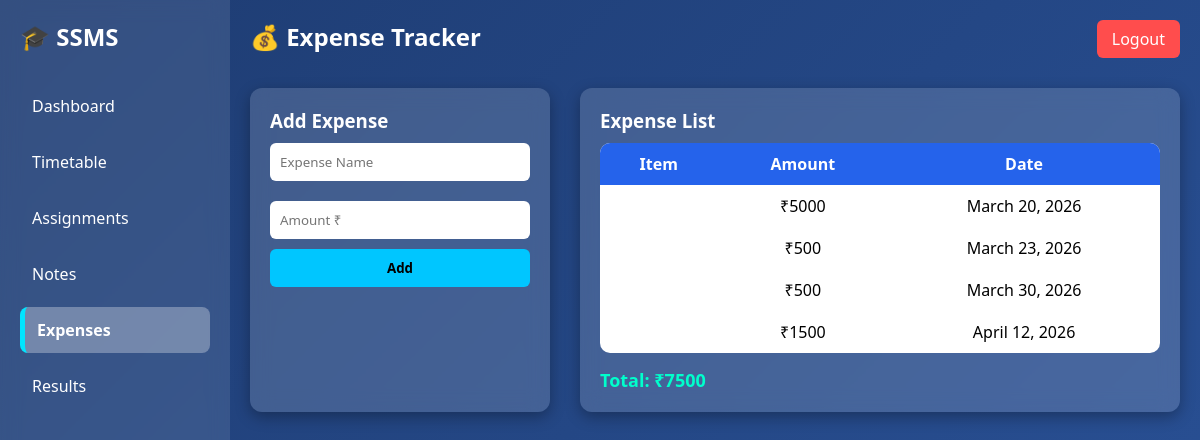
Page /expenses/ on the earlier database version.
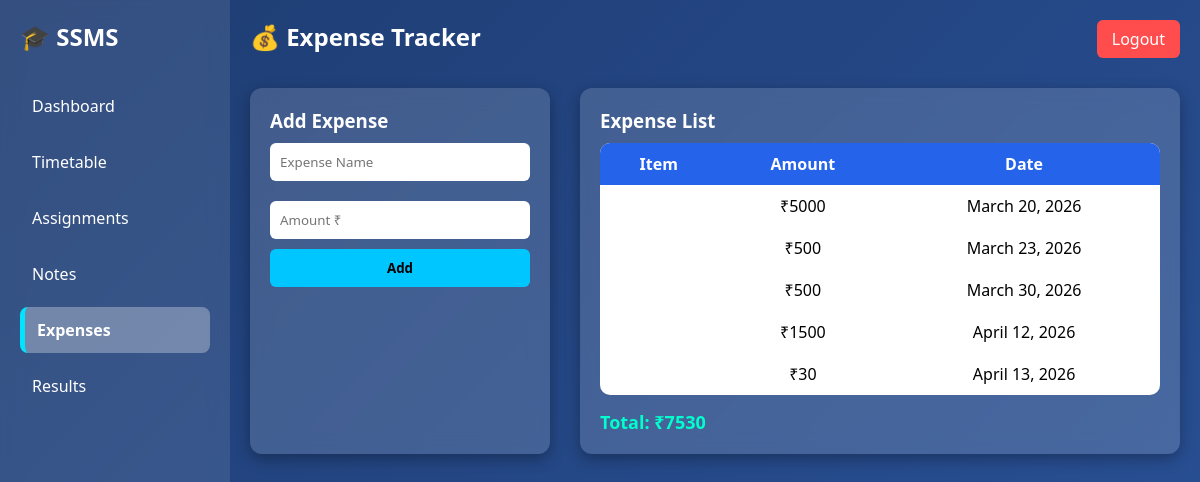
Same page on the later database version.
### core/models.py (models this page shows, shortened)
class Expense(models.Model):
    title = models.CharField(max_length=100)
    amount = models.IntegerField()
    date = models.DateField(auto_now_add=True)

### core/views.py (the view)
# urls.py: path('expenses/', views.expenses, name='expenses'),
def expenses(request):
    if request.method == 'POST':
        title = request.POST.get('title')
        amount = request.POST.get('amount')
        Expense.objects.create(title=title, amount=amount)
        return redirect('expenses')
    data = Expense.objects.all()
    total = sum(e.amount for e in data)
    return render(request, 'expenses.html', {'expenses': data, 'total': total})

### templates/expenses.html (shortened to what this page needs)
<!DOCTYPE html>
<html>
<head>
    <link rel="stylesheet" href="https://cdnjs.cloudflare.com/ajax/libs/font-awesome/6.5.0/css/all.min.css">
</head>
<body>
<div class="sidebar">
    <h2>🎓 SSMS</h2>
    <a href="/student_home/">Dashboard</a>
    <a href="/timetable/">Timetable</a>
    <a href="/assignments/">Assignments</a>
    <a href="/notes/">Notes</a>
    <a href="/expenses/" class="active">Expenses</a>
    <a href="/results/">Results</a>
</div>
<div class="main">
    <div class="topbar">
        <h2>💰 Expense Tracker</h2>
        <a href="/" class="logout">Logout</a>
    </div>
    <div class="flex">
        <div class="card form-card">
            <h3>Add Expense</h3>
            <form method="POST">
                <input type="text" name="title" placeholder="Expense Name" required>
                <input type="number" name="amount" placeholder="Amount ₹" required>
                <button type="submit">Add</button>
            </form>
        </div>
        <div class="card" style="flex:1;">
            <h3>Expense List</h3>
            {% if expenses %}
            <table>
                <tr>
                    <th>Item</th>
                    <th>Amount</th>
                    <th>Date</th>
                </tr>
                {% for e in expenses %}
                <tr>
                    <td>{{ e.item }}</td>
                    <td>₹{{ e.amount }}</td>
                    <td>{{ e.date }}</td>
                </tr>
                {% endfor %}
            </table>
            <div class="total">
                Total: ₹{{ total }}
            </div>
            {% else %}
            <p>No Expenses Yet</p>
            {% endif %}
        </div>
    </div>
</div>
</body>
</html>

### templates/expenses.html (style rules this page uses)
* { margin: 0; padding: 0; box-sizing: border-box; font-family: 'Segoe UI'; }
body { display: flex; background: linear-gradient(135deg, #1e3c72, #2a5298); height: 100vh; }
.sidebar { width: 230px; background: rgba(255,255,255,0.1); backdrop-filter: blur(10px); color: white; padding: 20px; }
.sidebar h2 { margin-bottom: 30px; }
.sidebar a { display: block; padding: 12px; margin: 10px 0; color: white; text-decoration: none; border-radius: 8px; transition: 0.3s; }
.sidebar a.active { background: rgba(255,255,255,0.3); font-weight: bold; border-left: 5px solid #00e5ff; }
.main { flex: 1; padding: 20px; }
.topbar { display: flex; justify-content: space-between; color: white; }
.logout { background: #ff4d4d; padding: 8px 15px; border-radius: 6px; text-decoration: none; color: white; }
.flex { display: flex; gap: 30px; margin-top: 30px; flex-wrap: wrap; }
.card { background: rgba(255,255,255,0.15); backdrop-filter: blur(10px); padding: 20px; border-radius: 12px; color: white; box-shadow: 0px 5px 15px rgba(0,0,0,0.3); }
.form-card { width: 300px; }
input { width: 100%; padding: 10px; margin: 10px 0; border-radius: 6px; border: none; }
button { width: 100%; padding: 10px; background: #00c6ff; border: none; border-radius: 6px; color: black; font-weight: bold; cursor: pointer; }
table { width: 100%; margin-top: 10px; border-collapse: collapse; background: white; color: black; border-radius: 10px; overflow: hidden; }
th { background: #2563eb; color: white; padding: 10px; }
td { padding: 10px; text-align: center; }
.total { margin-top: 15px; font-size: 18px; color: #00ffcc; font-weight: bold; }

Differences in the rows shown:
added Expense: amount "30", date "April 13, 2026"
Other differences:
{{ total }}: "7500" → "7530"
